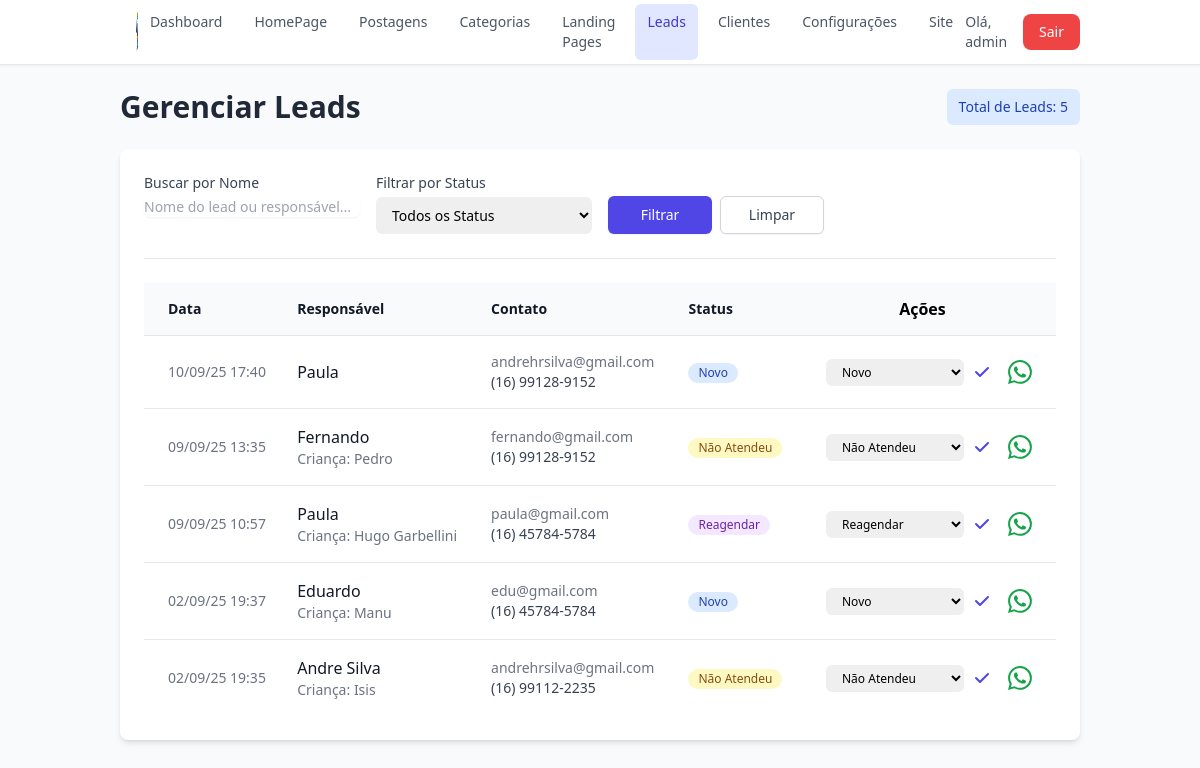
The app's page /dashboard/leads (signed in), older data.
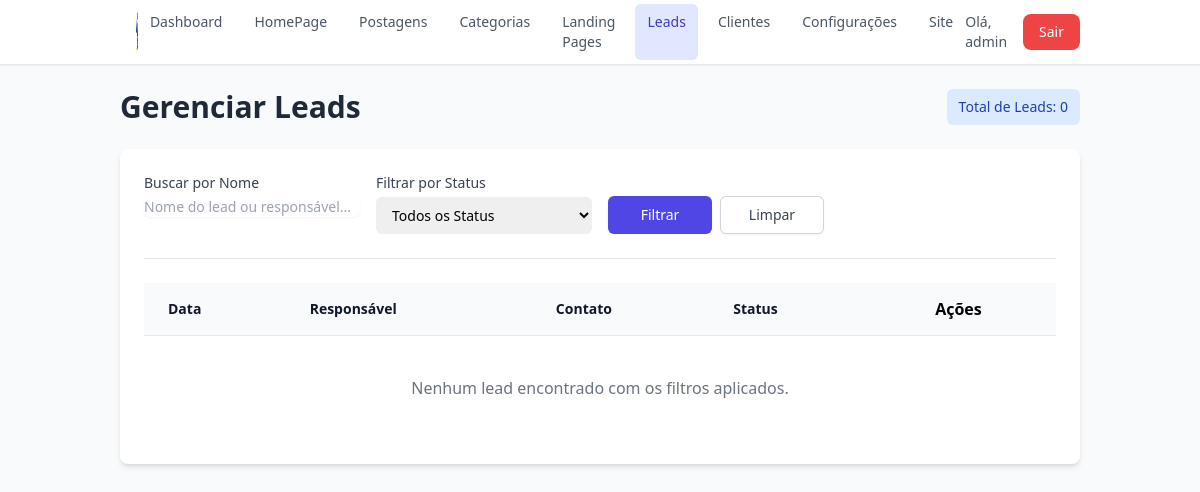
The same page, newer data.
### app/models.py (models this page shows, shortened)
class User(UserMixin, db.Model): # Adicione UserMixin aqui
    id = db.Column(db.Integer, primary_key=True)
    username = db.Column(db.String(64), index=True, unique=True, nullable=False)
    email = db.Column(db.String(120), index=True, unique=True, nullable=False)
    password_hash = db.Column(db.String(256)) # Aumentei o tamanho por segurança
    role = db.Column(db.String(20), nullable=False, default='crianca')
    date_of_birth = db.Column(db.Date, nullable=True)
    created_at = db.Column(db.DateTime, default=datetime.utcnow)
    updated_at = db.Column(db.DateTime, default=datetime.utcnow, onupdate=datetime.utcnow)

class Lead(db.Model):
    id = db.Column(db.Integer, primary_key=True)
    parent_name = db.Column(db.String(100), nullable=False)
    email = db.Column(db.String(120), nullable=False)
    whatsapp = db.Column(db.String(20), nullable=False)
    child_name = db.Column(db.String(100), nullable=True)
    child_age = db.Column(db.Integer, nullable=True)
    service_of_interest = db.Column(db.String(50), nullable=False)
    message = db.Column(db.Text, nullable=True)
    status = db.Column(db.String(50), nullable=False, default='Novo')
    created_at = db.Column(db.DateTime, default=datetime.utcnow)

### app/dashboard/routes.py (the view, shortened to what this page needs)
@bp.route('/leads')
@login_required
def leads():
    page = request.args.get('page', 1, type=int)
    status_filter = request.args.get('status', '', type=str)
    search_filter = request.args.get('search', '', type=str)
    query = Lead.query
    if status_filter:
        query = query.filter(Lead.status == status_filter)
    leads_pagination = query.order_by(Lead.created_at.desc()).paginate(
        page=page, per_page=15, error_out=False
    )
    all_statuses = ['Novo', 'Contactado', 'Não Atendeu', 'Reagendar', 'Descartado']
    filters = {
        'status': status_filter,
        'search': search_filter
    }
    return render_template(
        'dashboard/leads.html',
        leads_pagination=leads_pagination,
        all_statuses=all_statuses, # ✅ Envia a lista de status
        filters=filters,
        title="Dashboard de Leads"
    )

### app/main/routes.py (called while the page is built)
@bp.app_context_processor
def inject_global_variables():
    try:
        published_landing_pages = LandingPage.query.filter_by(is_published=True).order_by(LandingPage.title).all()
        site_settings = Settings.query.first()
        return dict(
            nav_landing_pages=published_landing_pages,
            site_settings=site_settings
        )
    except Exception as e:
        print(f"Erro ao injetar variáveis globais: {e}")
        return dict(
            nav_landing_pages=[],
            site_settings=None
        )

### app/templates/dashboard/leads.html (shortened to what this page needs)
{% extends "dashboard/dashboard_base.html" %}
{% block dashboard_content %}
<div class="flex justify-between items-center mb-6">
    <h1 class="text-3xl font-bold text-gray-800">Gerenciar Leads</h1>
    <div class="mt-4 sm:mt-0 sm:ml-16 sm:flex-none">
        <span class="inline-flex items-center rounded-md bg-blue-100 px-3 py-2 text-sm font-medium text-blue-800">
            Total de Leads: {{ leads_pagination.total }}
        </span>
    </div>
</div>
<div class="bg-white p-6 rounded-lg shadow-md">
    <form method="GET" action="{{ url_for('dashboard.leads') }}" class="grid grid-cols-1 md:grid-cols-4 gap-4 mb-6 pb-6 border-b">
        <div>
            <label for="search" class="block text-sm font-medium text-gray-700">Buscar por Nome</label>
            <input type="text" name="search" id="search" value="{{ filters.search or '' }}" class="mt-1 block w-full border-gray-300 rounded-md shadow-sm focus:ring-indigo-500 focus:border-indigo-500 sm:text-sm" placeholder="Nome do lead ou responsável...">
        </div>
        <div>
            <label for="status" class="block text-sm font-medium text-gray-700">Filtrar por Status</label>
            <select id="status" name="status" class="mt-1 block w-full pl-3 pr-10 py-2 text-base border-gray-300 focus:outline-none focus:ring-indigo-500 focus:border-indigo-500 sm:text-sm rounded-md">
                <option value="" {% if not filters.status %}selected{% endif %}>Todos os Status</option>
            </select>
        </div>
        <div class="flex items-end space-x-2">
            <button type="submit" class="w-full inline-flex justify-center py-2 px-4 border border-transparent shadow-sm text-sm font-medium rounded-md text-white bg-indigo-600 hover:bg-indigo-700">Filtrar</button>
            <a href="{{ url_for('dashboard.leads') }}" class="w-full inline-flex justify-center py-2 px-4 border border-gray-300 shadow-sm text-sm font-medium rounded-md text-gray-700 bg-white hover:bg-gray-50">Limpar</a>
        </div>
    </form>
    <div class="overflow-x-auto">
        <table class="min-w-full divide-y divide-gray-200">
            <thead class="bg-gray-50">
                <tr>
                    <th scope="col" class="py-3.5 pl-4 pr-3 text-left text-sm font-semibold text-gray-900 sm:pl-6">Data</th>
                    <th scope="col" class="px-3 py-3.5 text-left text-sm font-semibold text-gray-900">Responsável</th>
                    <th scope="col" class="px-3 py-3.5 text-left text-sm font-semibold text-gray-900">Contato</th>
                    <th scope="col" class="px-3 py-3.5 text-left text-sm font-semibold text-gray-900">Status</th>
                    <th scope="col" class="relative py-3.5 pl-3 pr-4 sm:pr-6">Ações</th>
                </tr>
            </thead>
            <tbody class="bg-white divide-y divide-gray-200">
                {% for lead in leads_pagination.items %}
                <tr>
                    <td class="whitespace-nowrap py-4 pl-4 pr-3 text-sm text-gray-500 sm:pl-6">{{ lead.created_at.strftime('%d/%m/%y %H:%M') }}</td>
                    <td class="px-3 py-4 whitespace-nowrap">
                        <div class="font-medium text-gray-900">{{ lead.parent_name }}</div>
                        {% if lead.child_name %}<div class="text-sm text-gray-500">Criança: {{ lead.child_name }}</div>{% endif %}
                    </td>
                    <td class="px-3 py-4 whitespace-nowrap text-sm text-gray-500">
                        <p>{{ lead.email }}</p>
                        <p class="font-medium text-gray-700">{{ lead.whatsapp }}</p>
                    </td>
                    <td class="px-3 py-4 whitespace-nowrap text-sm text-gray-500">
                        {% if lead.status == 'Novo' %}
                            <span class="inline-flex items-center rounded-full bg-blue-100 px-2.5 py-0.5 text-xs font-medium text-blue-800">Novo</span>
                        {% elif lead.status == 'Contactado' %}
                            <span class="inline-flex items-center rounded-full bg-green-100 px-2.5 py-0.5 text-xs font-medium text-green-800">Contactado</span>
                        {% elif lead.status == 'Não Atendeu' %}
                            <span class="inline-flex items-center rounded-full bg-yellow-100 px-2.5 py-0.5 text-xs font-medium text-yellow-800">Não Atendeu</span>
                        {% elif lead.status == 'Reagendar' %}
                            <span class="inline-flex items-center rounded-full bg-purple-100 px-2.5 py-0.5 text-xs font-medium text-purple-800">Reagendar</span>
                        {% elif lead.status == 'Descartado' %}
                            <span class="inline-flex items-center rounded-full bg-red-100 px-2.5 py-0.5 text-xs font-medium text-red-800">Descartado</span>
                        {% else %}
                            <span class="inline-flex items-center rounded-full bg-gray-100 px-2.5 py-0.5 text-xs font-medium text-gray-800">{{ lead.status }}</span>
                        {% endif %}
                    </td>
                    <td class="relative whitespace-nowrap py-4 pl-3 pr-4 text-right text-sm font-medium sm:pr-6">
                        <div class="flex items-center justify-end space-x-4">
                            <form method="POST" action="{{ url_for('dashboard.update_lead_status', lead_id=lead.id) }}" class="flex items-center space-x-2">
                                <select name="status" class="block w-full rounded-md border-gray-300 py-1 pl-3 pr-8 text-xs focus:border-indigo-500 focus:outline-none focus:ring-indigo-500">
                                    <option value="Novo" {% if lead.status == 'Novo' %}selected{% endif %}>Novo</option>
                                    <option value="Não Atendeu" {% if lead.status == 'Não Atendeu' %}selected{% endif %}>Não Atendeu</option>
                                    <option value="Reagendar" {% if lead.status == 'Reagendar' %}selected{% endif %}>Reagendar</option>
                                </select>
                                <button type="submit" class="text-indigo-600 hover:text-indigo-900" title="Salvar Status">
                                    <svg xmlns="http://www.w3.org/2000/svg" class="h-5 w-5" viewBox="0 0 20 20" fill="currentColor"><path fill-rule="evenodd" d="M16.707 5.293a1 1 0 010 1.414l-8 8a1 1 0 01-1.414 0l-4-4a1 1 0 011.414-1.414L8 12.586l7.293-7.293a1 1 0 011.414 0z" clip-rule="evenodd" /></svg>
                                </button>
                            </form>
                            <a href="{{ url_for('dashboard.send_lead_message', lead_id=lead.id) }}" target="_blank" class="text-green-600 hover:text-green-900" title="Enviar Mensagem Padrão">
                            </a>
                        </div>
                    </td>
                </tr>
                {% else %}
                <tr>
                    <td colspan="5" class="px-6 py-10 text-center text-gray-500">Nenhum lead encontrado com os filtros aplicados.</td>
                </tr>
                {% endfor %}
            </tbody>
        </table>
    </div>
</div>
{% endblock %}

### app/templates/dashboard/dashboard_base.html (shortened to what this page needs)
{% extends "base.html" %}
{% block content %}
<div x-data="{ mobileMenuOpen: false, deleteModalOpen: false, deleteUrl: '' }" class="min-h-screen bg-gray-50">
    <div class="flex flex-col flex-1">
        <header class="sticky top-0 z-30 bg-white shadow-sm border-b border-gray-200">
            <div class="container mx-auto px-4 sm:px-6 lg:px-8">
                <div class="flex justify-between items-center h-16">
                    <div class="flex items-center">
                    </div>
                    <nav class="hidden md:flex space-x-2">
                        <a href="{{ url_for('dashboard.index') }}" class="px-3 py-2 rounded-md text-sm font-medium {% if request.endpoint == 'dashboard.index' %}bg-indigo-100 text-indigo-700{% else %}text-gray-600 hover:bg-gray-100{% endif %}">Dashboard</a>
                        <a href="{{ url_for('dashboard.edit_homepage') }}" class="px-3 py-2 rounded-md text-sm font-medium {% if 'edit_homepage' in request.endpoint %}bg-indigo-100 text-indigo-700{% else %}text-gray-600 hover:bg-gray-100{% endif %}">HomePage</a>
                        <a href="{{ url_for('dashboard.list_posts') }}" class="px-3 py-2 rounded-md text-sm font-medium {% if 'post' in request.endpoint %}bg-indigo-100 text-indigo-700{% else %}text-gray-600 hover:bg-gray-100{% endif %}">Postagens</a>
                        <a href="{{ url_for('dashboard.list_categories') }}" class="px-3 py-2 rounded-md text-sm font-medium {% if 'category' in request.endpoint %}bg-indigo-100 text-indigo-700{% else %}text-gray-600 hover:bg-gray-100{% endif %}">Categorias</a>
                        <a href="{{ url_for('dashboard.list_landing_pages') }}" class="px-3 py-2 rounded-md text-sm font-medium {% if 'landing' in request.endpoint %}bg-indigo-100 text-indigo-700{% else %}text-gray-600 hover:bg-gray-100{% endif %}">Landing Pages</a>
                        <a href="{{ url_for('dashboard.leads') }}" class="px-3 py-2 rounded-md text-sm font-medium {% if 'leads' in request.endpoint %}bg-indigo-100 text-indigo-700{% else %}text-gray-600 hover:bg-gray-100{% endif %}">Leads</a>
                        <a href="{{ url_for('dashboard.list_clients') }}" class="px-3 py-2 rounded-md text-sm font-medium {% if 'list_clients' in request.endpoint %}bg-indigo-100 text-indigo-700{% else %}text-gray-600 hover:bg-gray-100{% endif %}">Clientes</a>
                        <a href="{{ url_for('dashboard.settings') }}" class="px-3 py-2 rounded-md text-sm font-medium {% if 'settings' in request.endpoint %}bg-indigo-100 text-indigo-700{% else %}text-gray-600 hover:bg-gray-100{% endif %}">Configurações</a>
                        <a href="{{ url_for('main.index') }}" class="px-3 py-2 rounded-md text-sm font-medium {% if request.endpoint == 'main.index' %}bg-indigo-100 text-indigo-700{% else %}text-gray-600 hover:bg-gray-100{% endif %}">Site</a>
                    </nav>
                    <div class="flex items-center space-x-4">
                        <span class="text-gray-600 text-sm hidden sm:block">Olá, {{ current_user.username }}</span>
                        <a href="{{ url_for('auth.logout') }}" class="bg-red-500 text-white px-4 py-2 rounded-lg text-sm font-medium hover:bg-red-600 transition duration-150 ease-in-out">
                            Sair
                        </a>
                    </div>
                </div>
            </div>
        </header>
        <main class="flex-1">
            <div class="container mx-auto px-4 sm:px-6 lg:px-8 py-6">
                {% block dashboard_content %}{% endblock %}
            </div>
        </main>
    </div>
</div>
{% endblock %}

### app/templates/base.html (shortened to what this page needs)
<!DOCTYPE html>
<html lang="pt-BR">
<head>
    <script src="https://cdn.tailwindcss.com"></script>
    <link href="https://cdn.jsdelivr.net/npm/tom-select@2.2.2/dist/css/tom-select.css" rel="stylesheet">
    <link rel="stylesheet" href="https://cdnjs.cloudflare.com/ajax/libs/font-awesome/6.5.2/css/all.min.css" />
    <link href="https://cdn.jsdelivr.net/npm/quill@2.0.2/dist/quill.snow.css" rel="stylesheet">
</head>
<body class="bg-gray-100">
    {% block content %}{% endblock %}
</body>
</html>

Row changes from the older to the newer data that the page shows:
removed Lead: created_at "10/09/25 17:40", parent_name "Paula", email "andrehrsilva@gmail.com", whatsapp "(16) 99128-9152", shows "Novo", status "Novo"
removed Lead: created_at "09/09/25 13:35", parent_name "Fernando", child_name "Pedro", email "fernando@gmail.com", whatsapp "(16) 99128-9152", shows "Não Atendeu", status "Não Atendeu"
removed Lead: created_at "09/09/25 10:57", parent_name "Paula", child_name "Hugo Garbellini", email "paula@gmail.com", whatsapp "(16) 45784-5784", shows "Reagendar", status "Reagendar"
removed Lead: created_at "02/09/25 19:37", parent_name "Eduardo", child_name "Manu", email "edu@gmail.com", whatsapp "(16) 45784-5784", shows "Novo", status "Novo"
removed Lead: created_at "02/09/25 19:35", parent_name "Andre Silva", child_name "Isis", email "andrehrsilva@gmail.com", whatsapp "(16) 99112-2235", shows "Não Atendeu", status "Não Atendeu"
Text that changed along with them:
{{ leads_pagination.total }}: "5" → "0"
text now shown: "Nenhum lead encontrado com os filtros aplicados."
